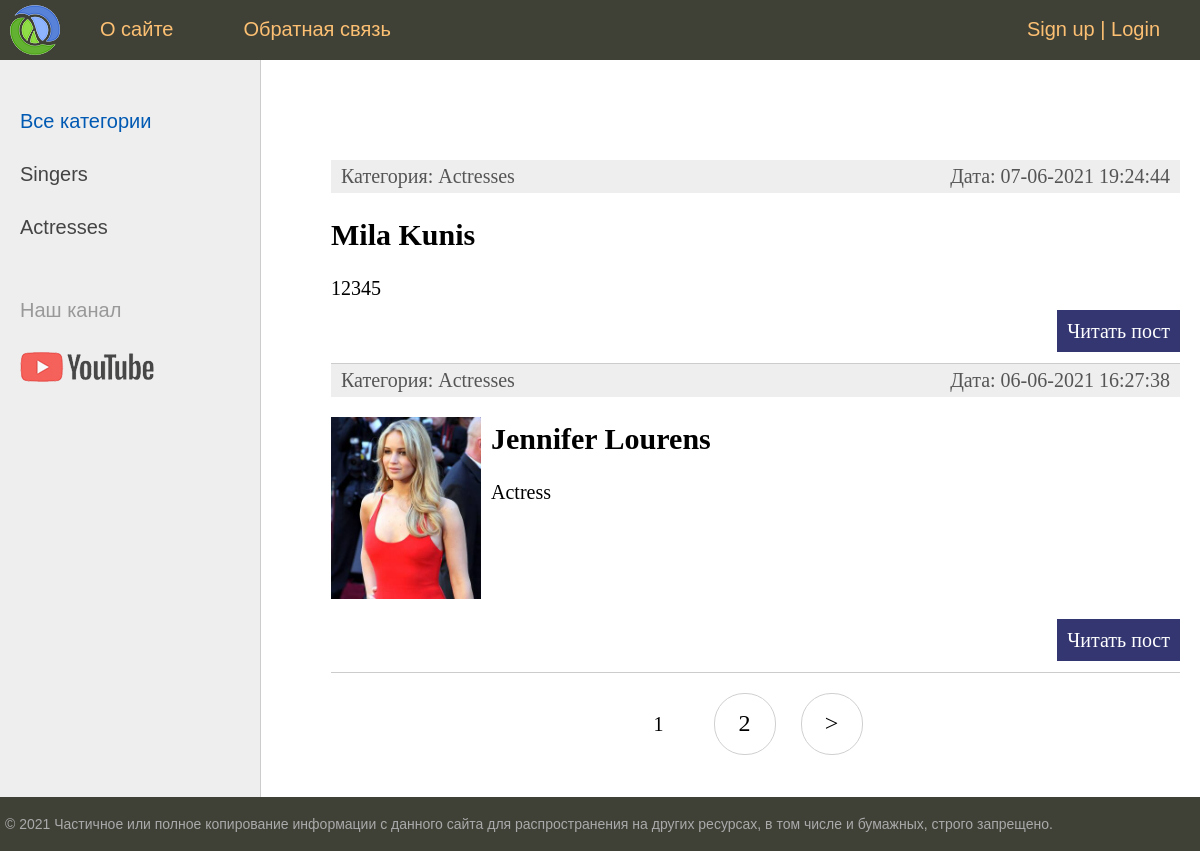
The app's page /, older data.
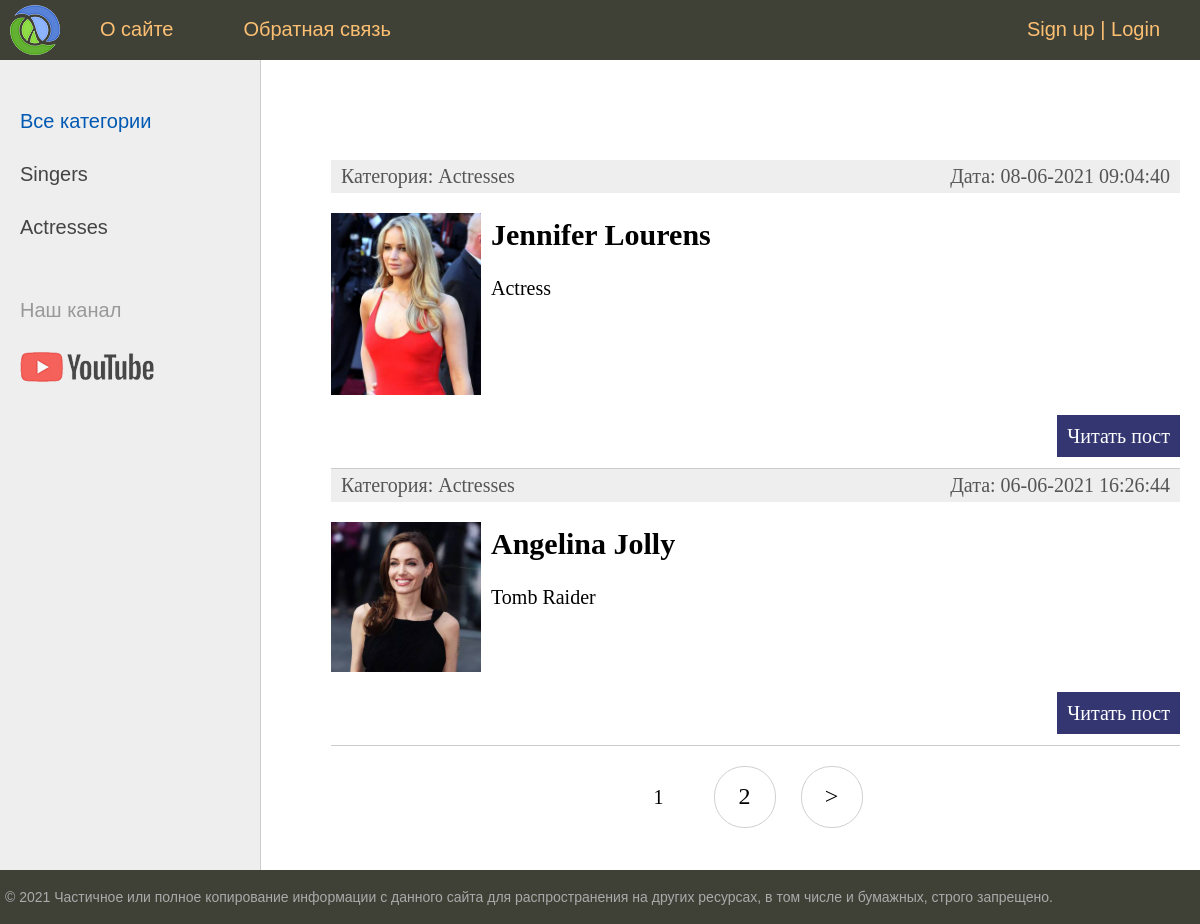
The same page, newer data.
### women/models.py (models this page shows, shortened)
class Category(models.Model):
    name = models.CharField(max_length=100, db_index=True, verbose_name='Категория')
    slug = models.SlugField(max_length=255, unique=True, db_index=True, verbose_name="URL")
    def __str__(self):
        return self.name
    def get_absolute_url(self):
        return reverse('category', kwargs={'cat_slug': self.slug})
    class Meta:
        verbose_name = 'Категорию'
        verbose_name_plural = 'Категории'
        ordering = ['-id']

class Women(models.Model):
    title = models.CharField(max_length=255, verbose_name="Заголовок")
    slug = models.SlugField(max_length=255, unique=True, db_index=True, verbose_name="URL")
    content = models.TextField(blank=True, verbose_name="Текст статьи")
    photo = models.ImageField(upload_to="photos/%Y/%m/%d/", verbose_name="Фото")
    time_create = models.DateTimeField(auto_now_add=True, verbose_name="Время создания")
    time_update = models.DateTimeField(auto_now=True, verbose_name="Время изменения")
    is_published = models.BooleanField(default=True, verbose_name="Публикация")
    cat = models.ForeignKey('Category', on_delete=models.PROTECT, verbose_name="Категории")
    def get_absolute_url(self):
        return reverse('post', kwargs={'post_slug': self.slug})
    class Meta:
        verbose_name = 'Известные женщины'
        verbose_name_plural = 'Известные женщины'
        ordering = ['-time_create', 'title']

### women/views.py (the view)
# urls.py: path('', WomenHome.as_view(), name='home'),
class WomenHome(DataMixin, ListView):
    model = Women
    template_name = 'women/index.html'
    context_object_name = 'posts'
    def get_context_data(self, *, object_list=None, **kwargs):
        context = super().get_context_data(**kwargs)
        c_def = self.get_user_context(title='Main page')
        return dict(list(context.items()) + list(c_def.items()))
    def get_queryset(self):
        return Women.objects.filter(is_published=True).select_related('cat')  # prefetch_related ( ManyToMany)

### women/utils.py (called while the page is built)
    def get_user_context(self, **kwargs):
        context = kwargs
        cats = cache.get('cats')
        if not cats:
            cats = Category.objects.annotate(Count('women'))
            cache.set('cats', cats, 60)
        user_menu = menu.copy()
        if not self.request.user.is_authenticated:
            user_menu.pop(1)
        context['menu'] = user_menu
        context['cats'] = cats
        if 'cat_selected' not in context:
            context['cat_selected'] = 0
        return context

### women/templates/women/index.html (shortened to what this page needs)
{% extends 'women/base.html' %}
{% block content %}
<ul class="list-articles">
	{% for p in posts %}
			<li><div class="article-panel">
	<p class="first">Категория: {{p.cat}}</p>
	<p class="last">Дата: {{p.time_update|date:"d-m-Y H:i:s"}}</p>
</div>
{% if p.photo %}
	<p><img class="img-article-left thumb" src="{{p.photo.url}}"></p>
{% endif %}
				<h2>{{p.title}}</h2>
	{% autoescape on %}
	{{p.content|linebreaks|truncatewords:50}}
	{% endautoescape %}
			<p class="link-read-post"><a href="{{ p.get_absolute_url }}">Читать пост</a></p>
			</li>
	{% endfor %}
</ul>
{% endblock %}

### women/templates/women/base.html (shortened to what this page needs)
{% load static %}
{% load women_tags %}
<!DOCTYPE html>
<html>
<head>
	<link type="text/css" href="{% static 'women/css/styles.css' %}" rel="stylesheet" />
</head>
<body>
<table class="table-page" border=0 cellpadding="0" cellspacing="0">
<tr><td valign=top>
{% block mainmenu %}
		<div class="header">
			<ul id="mainmenu" class="mainmenu">
			<li class="logo"><a href="{% url 'home' %}"><div class="logo"></div></a></li>
{% for m in menu %}
			<li><a href="{% url m.url_name %}">{{m.title}}</a></li>
{% endfor %}
			{% if request.user.is_authenticated %}
			<li class="last">{{ user.username }} | <a href="{% url 'logout' %}">Exit</a></li>
			{% else %}
			<li class="last"><a href="{% url 'register' %}">Sign up</a> | <a href="{% url 'login' %}">Login</a></li>
			{% endif %}
			</ul>
		</div>
{% endblock mainmenu %}
<table class="table-content" border=0 cellpadding="0" cellspacing="0">
<tr>
	<td valign="top" class="left-chapters">
	<ul id="leftchapters">
{% if cat_selected == 0 %}
		<li class="selected">Все категории</li>
{% else %}
		<li><a href="{% url 'home' %}">Все категории</a></li>
{% endif %}
{% for c in cats %}
{% if c.women__count > 0 %}
	{% if c.pk == cat_selected %}
		<li class="selected">{{c.name}}</li>
	{% else %}
		<li><a href="{{ c.get_absolute_url }}">{{c.name}}</a></li>
	{% endif %}
{% endif %}
{% endfor %}
		<li class="share">
		<p>Наш канал</p>
		<a class="share-yt" href="https://www.youtube.com/channel/UClJzWfGWuGJL2t-3dYKcHTA/playlists" target="_blank" rel="nofollow"></a>
		</li>
	</ul>
</td>
<td valign="top" class="content">
	<div class="content-text">
{% block content %}
{% endblock %}
{% if page_obj.has_other_pages %}
<nav class="list-pages">
    <ul>
        {% for p in paginator.page_range %}
		{% if page_obj.number == p %}
		<li class="page-num page-num-selected">{{ p }}</li>
		{% elif  p >= page_obj.number|add:-2 and p <= page_obj.number|add:2 %}
        <li class="page-num">
            <a href="?page={{ p }}">{{ p }}</a>
        </li>
		{% endif %}
        {% endfor %}
{% if page_obj.has_next %}
<li class="page-num">
	<a href="?page={{ page_obj.next_page_number }}">&gt;</a>
</li>
{% endif %}
    </ul>
</nav>
{% endif %}
	</div>
</td></tr></table>
</td></tr>
<tr><td valign=top>
	<div id="footer">
		<p>&copy; 2021 Частичное или полное копирование информации с данного сайта для распространения на других ресурсах, в том числе и бумажных, строго запрещено.</p>
	</div>
</td></tr></table>
</body>
</html>

### women/static/women/css/styles.css (style rules this page uses)
html, body { font-family: 'Arial'; margin: 0; padding: 0; height: 100%; width: 100%; color: #444; }
a { color: #0059b2; text-decoration: none; }
img { max-width: 600px; height: auto; }
img.img-article-left { max-width: 300px; height: auto; float: left; padding: 0 10px 10px 0; }
img.img-article-left.thumb { max-width: 150px; height: auto; }
p.link-read-post { text-align: right; }
p.link-read-post a { padding: 10px; min-width: 100px; background: #333671; color: #fff; text-decoration: none; }
div.article-panel { background: #eee; padding: 5px 10px 5px 10px; box-sizing border-box; overflow: hidden; color: #555; }
div.article-panel p.first { margin: 0; float: left; }
div.article-panel p.last { margin: 0; float: right; }
ul.list-articles { list-style: none; margin: 0; padding: 0; }
ul.list-articles li { border-bottom: 1px solid #ccc; }
.table-page { width: 100%; height: 100%; vertical-align: top; }
.table-page tr { height: 100%; }
.header { background: #3F4137; height: 60px; }
.logo { background: url('../images/logo.png') no-repeat 10px 5px; width: 70px; height: 60px; }
ul.mainmenu { list-style: none; margin: 0; padding: 0; height: 60px; color: #fdc073; font-size: 20px; overflow: hidden; }
ul.mainmenu li { float: left; margin: 18px 40px 0 30px; }
ul.mainmenu li.logo { margin: 0; }
ul.mainmenu li.last { float: right; }
ul.mainmenu li a { color: #fdc073; text-decoration: none; }
.table-content { width: 100%; min-height: 100%; height: 100%; }
.left-chapters { margin: 0; background: #eee; border-right: 1px solid #ccc; min-height: 100%; }
.left-chapters ul { width: 230px; min-height: 100%; margin: 0; padding: 20px 10px 10px 20px; list-style: none; font-size: 20px; }
.left-chapters ul li { margin: 30px 0 0 0; color: #999; }
.left-chapters ul li.selected { color: #0059b2; }
.left-chapters ul li a { color: #444; text-decoration: none; }
.left-chapters ul li.share { margin: 60px 0 0 0; }
.left-chapters ul li.share p { margin: 30px 0 30px 0; }
.left-chapters ul li.share a { display: inline-block; width: 40px; height: 40px; margin: 0 20px 0 0; }
.left-chapters ul li.share a.share-yt { width: 100%; height: 30px; background: url('../images/share_yt.png') no-repeat 0 0 }
.content { padding: 40px 20px 20px 40px; width: 100%; box-sizing: border-box; }
.content-text { margin: 60px 0 0 30px; color: #000; font-size: 20px; font-family: Yandex Sans Display Light; }
#footer { box-sizing: border-box; background: #3F4137; padding: 5px; color: #aaa; font-size: 14px; font-family: Verdana, Geneva, Arial, Helvetica; text-align: left; overflow: hidden; }
.list-pages { text-align: center; margin: 0 0 20px 0; }
.list-pages ul { margin: 20px 0 0 0; padding: 0; list-style: none; }
.list-pages ul li { display: inline-block; margin: 0 20px 0 0; }
.list-pages a { color: #000; font-size: 24px; text-decoration: none; }
.list-pages .page-num, .page-num-selected { display: inline-block; width: 60px; height: 44px; padding: 16px 0 0 0; border: 1px solid #d0d0d0; border-radius: 30px; }
.list-pages .page-num-selected { border: none; color: #000; font-size: 20px; }

Row changes from the older to the newer data that the page shows:
removed Women: cat "Аctresses", time_update "07-06-2021 19:24:44", title "Mila Kunis", content "12345"
changed Women "Jennifer Lourens": time_update "06-06-2021 16:27:38" → "08-06-2021 09:04:40"
now on this page (row unchanged): Women: cat "Аctresses", time_update "06-06-2021 16:26:44", photo (picture), title "Angelina Jolly", content "Tomb Raider"
